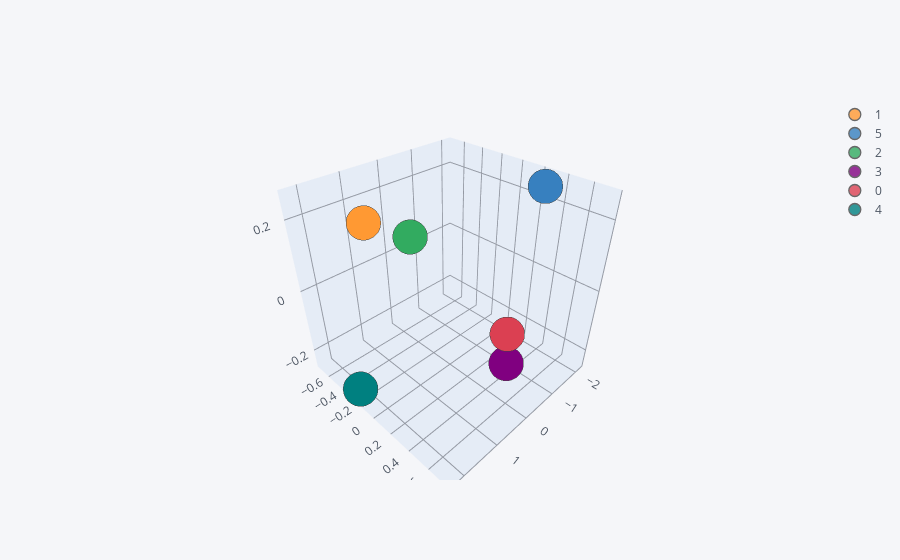

Write notebook code for a chart like this one.
### Markdown cell above
### Visualización con cluster

### Code cell
Xp.iplot(kind='scatter3d',x=0,y=1,z=2,mode='markers',categories='cl_kme')

### Figure 1 — Plotly figure (JSON) as saved in the notebook; plotly's stock layout.template omitted (floating-point values rounded to 4 significant figures; data arrays with more than 128 entries replaced by an {"elided": "..."} marker saying what was removed)
{"data": [{"marker": {"color": "rgba(255, 153, 51, 1.0)", "line": {"width": 1.3}, "opacity": 0.8, "size": 12, "symbol": "circle"}, "mode": "markers", "name": "1", "textfont": {"color": "#4D5663"}, "type": "scatter3d", "x": {"elided": "153 float values"}, "y": {"elided": "153 float values"}, "z": {"elided": "153 float values"}}, {"marker": {"color": "rgba(55, 128, 191, 1.0)", "line": {"width": 1.3}, "opacity": 0.8, "size": 12, "symbol": "circle"}, "mode": "markers", "name": "5", "textfont": {"color": "#4D5663"}, "type": "scatter3d", "x": {"elided": "144 float values"}, "y": {"elided": "144 float values"}, "z": {"elided": "144 float values"}}, {"marker": {"color": "rgba(50, 171, 96, 1.0)", "line": {"width": 1.3}, "opacity": 0.8, "size": 12, "symbol": "circle"}, "mode": "markers", "name": "2", "textfont": {"color": "#4D5663"}, "type": "scatter3d", "x": {"elided": "205 float values"}, "y": {"elided": "205 float values"}, "z": {"elided": "205 float values"}}, {"marker": {"color": "rgba(128, 0, 128, 1.0)", "line": {"width": 1.3}, "opacity": 0.8, "size": 12, "symbol": "circle"}, "mode": "markers", "name": "3", "textfont": {"color": "#4D5663"}, "type": "scatter3d", "x": {"elided": "178 float values"}, "y": {"elided": "178 float values"}, "z": {"elided": "178 float values"}}, {"marker": {"color": "rgba(219, 64, 82, 1.0)", "line": {"width": 1.3}, "opacity": 0.8, "size": 12, "symbol": "circle"}, "mode": "markers", "name": "0", "textfont": {"color": "#4D5663"}, "type": "scatter3d", "x": {"elided": "174 float values"}, "y": {"elided": "174 float values"}, "z": {"elided": "174 float values"}}, {"marker": {"color": "rgba(0, 128, 128, 1.0)", "line": {"width": 1.3}, "opacity": 0.8, "size": 12, "symbol": "circle"}, "mode": "markers", "name": "4", "textfont": {"color": "#4D5663"}, "type": "scatter3d", "x": {"elided": "146 float values"}, "y": {"elided": "146 float values"}, "z": {"elided": "146 float values"}}], "layout": {"legend": {"bgcolor": "#F5F6F9", "font": {"color": "#4D5663"}}, "paper_bgcolor": "#F5F6F9", "plot_bgcolor": "#F5F6F9", "scene": {"xaxis": {"gridcolor": "#9499A3", "showgrid": true, "tickfont": {"color": "#4D5663"}, "title": {"font": {"color": "#4D5663"}, "text": ""}, "zerolinecolor": "#9499A3"}, "yaxis": {"gridcolor": "#9499A3", "showgrid": true, "tickfont": {"color": "#4D5663"}, "title": {"font": {"color": "#4D5663"}, "text": ""}, "zerolinecolor": "#9499A3"}, "zaxis": {"gridcolor": "#9499A3", "showgrid": true, "tickfont": {"color": "#4D5663"}, "title": {"font": {"color": "#4D5663"}, "text": ""}, "zerolinecolor": "#9499A3"}}, "title": {"font": {"color": "#4D5663"}}}}
